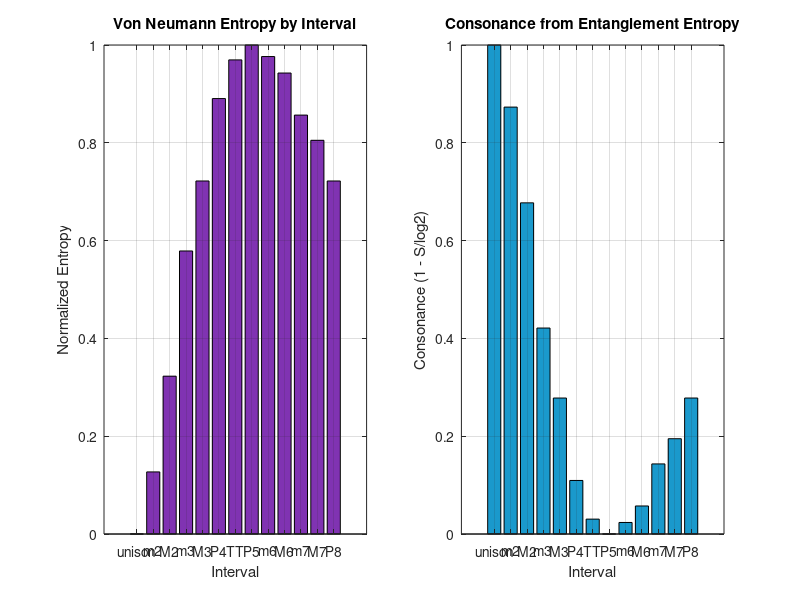

Here is the MATLAB script that generated this plot:
% Entanglement = Consonance
% Coupled two-mode von Neumann entropy. S = -sum(lambda * log(lambda))

function entanglement_oct()
  A4 = 440;
  g = 0.5; % coupling strength
  ratios = [1, 16/15, 9/8, 6/5, 5/4, 4/3, 45/32, 3/2, 8/5, 5/3, 9/5, 15/8, 2];
  names = {'unison','m2','M2','m3','M3','P4','TT','P5','m6','M6','m7','M7','P8'};
  semitones = 0:12;
  n = length(ratios);

  entropy_raw = zeros(1, n);
  entropy_norm = zeros(1, n);
  consonance = zeros(1, n);

  for i = 1:n
    omega_b = A4 * ratios(i);
    delta = abs(omega_b - A4);
    d_norm = delta / A4;

    theta = 2 * atan2(g, d_norm + 1e-6);
    lambda1 = (1 + cos(theta)) / 2;
    lambda2 = (1 - cos(theta)) / 2;

    S = 0;
    if lambda1 > 1e-10, S = S - lambda1 * log(lambda1); end
    if lambda2 > 1e-10, S = S - lambda2 * log(lambda2); end

    entropy_raw(i) = S;
    entropy_norm(i) = S / log(2);
    consonance(i) = 1 - entropy_norm(i);
  end

  fprintf('=== Entanglement = Consonance ===\n');
  fprintf('%-10s %3s %10s %10s %10s\n', 'Name', 'ST', 'Entropy', 'Norm_S', 'Consonance');
  for i = 1:n
    fprintf('%-10s %3d %10.6f %10.6f %10.6f\n', names{i}, semitones(i), entropy_raw(i), entropy_norm(i), consonance(i));
  end
  fprintf('\n');

  % Plot
  figure('Position', [100 100 900 500]);
  subplot(1,2,1);
  bar(semitones, entropy_norm, 'FaceColor', [0.5 0.2 0.7]);
  set(gca, 'XTick', semitones, 'XTickLabel', names);
  xlabel('Interval');
  ylabel('Normalized Entropy');
  title('Von Neumann Entropy by Interval');
  grid on;

  subplot(1,2,2);
  bar(semitones, consonance, 'FaceColor', [0.1 0.6 0.8]);
  set(gca, 'XTick', semitones, 'XTickLabel', names);
  xlabel('Interval');
  ylabel('Consonance (1 - S/log2)');
  title('Consonance from Entanglement Entropy');
  grid on;

  saveas(gcf, 'entanglement.png');
  fprintf('Plot saved: entanglement.png\n');

  % JSON
  fid = fopen('entanglement.json', 'w');
  fprintf(fid, '{\n  "experiment": "Entanglement = Consonance",\n  "intervals": [\n');
  for i = 1:n
    fprintf(fid, '    {"name": "%s", "semitones": %d, "entropy": %.6f, "entropy_norm": %.6f, "consonance": %.6f}', names{i}, semitones(i), entropy_raw(i), entropy_norm(i), consonance(i));
    if i < n, fprintf(fid, ','); end
    fprintf(fid, '\n');
  end
  fprintf(fid, '  ]\n}\n');
  fclose(fid);
end

entanglement_oct();
